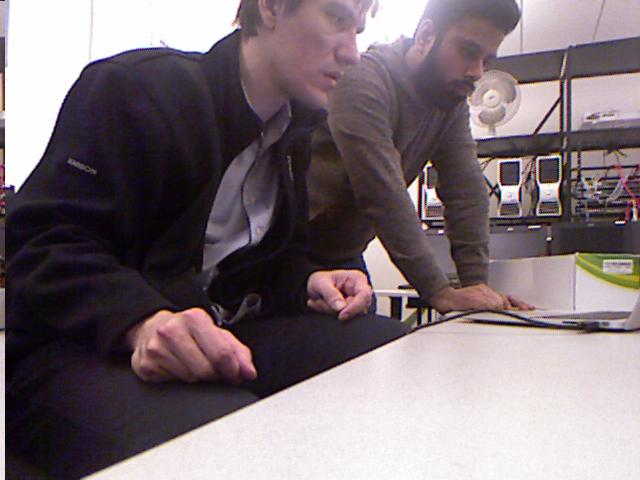
#> input picture src/api/js-v2/color_example.jpg, 640 x 480 px; its folder holds only this picture in this run
$ python -i udp_receiver.py   (imports and definitions only)
#> lines starting #> are read from the running program, lines starting #| are printed output that depends on the picture
import flask
import numpy as np
import os
import requests
import sys
from cv2 import cv2 as cv
from socket import AF_INET, SOCK_DGRAM, INADDR_ANY, IPPROTO_IP, IP_ADD_MEMBERSHIP, SOL_SOCKET, SO_REUSEADDR, socket, inet_aton, error as socket_error
import struct
from threading import Thread
import imagehash
from PIL import Image

class Request():
    # [4 lines left out: function __init__, not called in this run]

    def update_checksum(self, checksum):
        self.checksum = checksum

    def get_frame(self):
        return self.frame

    def get_method(self):
        return self.method

    def get_checksum(self):
        return self.checksum

replica_number = 1
host = "localhost"
multicast_group = "230.255.255.255"
multicast_port = 20000
#sequencer_port = 20000
timeout = 3
buf = 1024
# [1 line not run here, left out]
requests_awaiting = {}
requests_finished = []
success_req = {}
delivered_req = {}
fail_req = {}

# TODO : Figure out how to synchronize sequence count between sequencer and implementation
seq_count = 1

# [4 lines that did not run here, left out]

# [8 lines that did not run here, left out]

def getFrame(frame_num):
    img_url = "http://localhost:8080/rest/openiss/getStaticFrame/" + str(frame_num)
    response = requests.get(img_url)
    result = response.content
    return np.frombuffer(result, dtype=np.uint8)

def deliverFrame(frame_num):
    # checksum = requests_awaiting[frame_num].checksum
    addr = (multicast_group, multicast_port)
    udp_string = str(frame_num) + ",delivered," + str(replica_number)
    udp_socket = socket(AF_INET,SOCK_DGRAM)
    udp_socket.sendto(udp_string.encode(), addr)
    print("Sending %s ..." % udp_string)
    udp_socket.close()

def processFrame(frame_num):
    if requests_awaiting[frame_num].get_method() == "canny":
        doCanny(frame_num)
    elif requests_awaiting[frame_num].get_method() == "contour":
        doContour(frame_num)
    else:
        print("Method called does not exist on web service! Skipping...")
        requests_awaiting.pop(frame_num, None)

# [55 lines left out: functions checkRequestsAwaiting, addToSharedQueues, doCanny, doContour, not called in this run]

class UDPServer():
    def __init__(self):
        self._running = True
        self.sock = socket(AF_INET, SOCK_DGRAM)
        self.buf = buf
        self.timeout = timeout
        self.group = inet_aton(multicast_group) + inet_aton("0.0.0.0")
        self.sock.setsockopt(IPPROTO_IP, IP_ADD_MEMBERSHIP, self.group)
        self.sock.setsockopt(SOL_SOCKET, SO_REUSEADDR, 1)
        self.sock.bind(("", multicast_port))

    # [4 lines left out: function terminate, not called in this run]

    def is_running(self):
        return self._running

    def get_port(self):
        return self.sock.getsockname()

    # [26 lines left out: function run, not called in this run]

# Main execution
# [1 line that did not run here, left out]
# [1 line that did not run here, left out]
# [8 lines not run here, left out]

>>> import cv2
>>> picture = cv2.imread('../js-v2/color_example.jpg', cv2.IMREAD_GRAYSCALE)
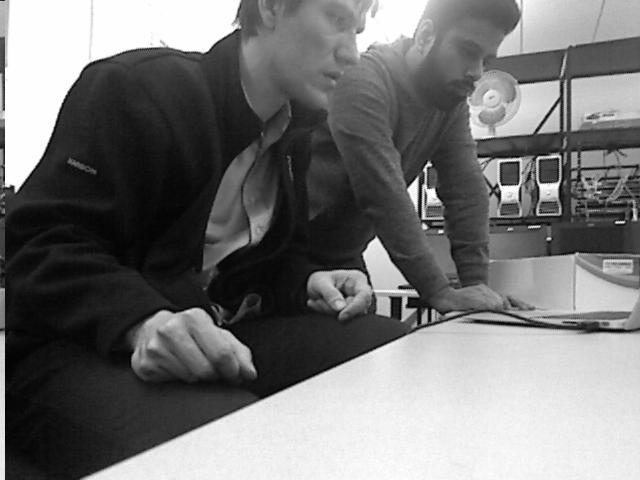
#> picture: shape (480, 640); min 0, max 255, mean 116.4
#> (the run stopped early here; a loop or call above may not have finished)
